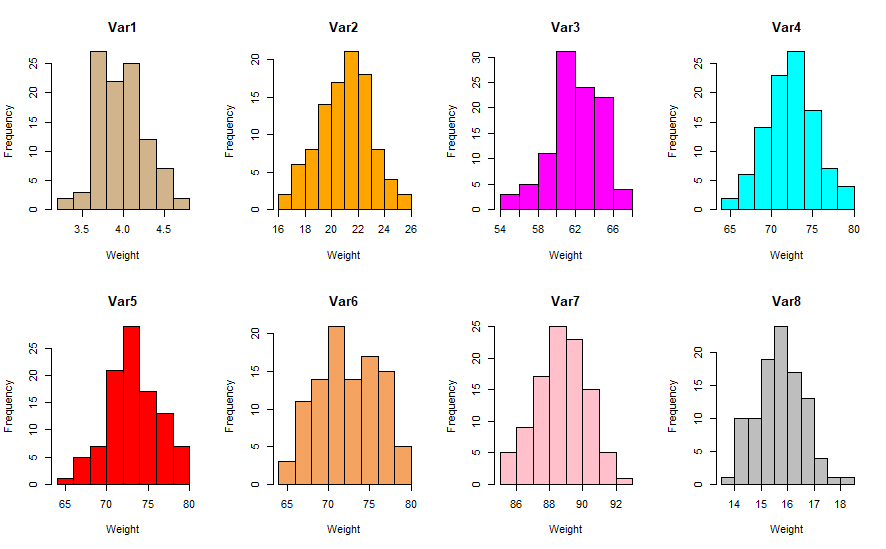

Here is the R script that generated this plot:
data1 = read.table("Dataset.txt", header = T, sep = " ")

myColors = c("tan", "orange1", "magenta", "cyan", "red", "sandybrown", "pink", "gray")

names = c("Var1", "Var2", "Var3", "Var4", "Var5", "Var6", "Var7", "Var8")

for (i in c(1,2,3,4,5,6,7,8)) {
  hist(data1[[i+3]], main = names[i], xlab = "Weight", col = myColors[i])
}

par(mfrow=c(2,4))

for (i in c(1,2,3,4,5,6,7,8)) {
    hist(data1[[i+3]], main = names[i], xlab = "Weight", col = myColors[i])
}
